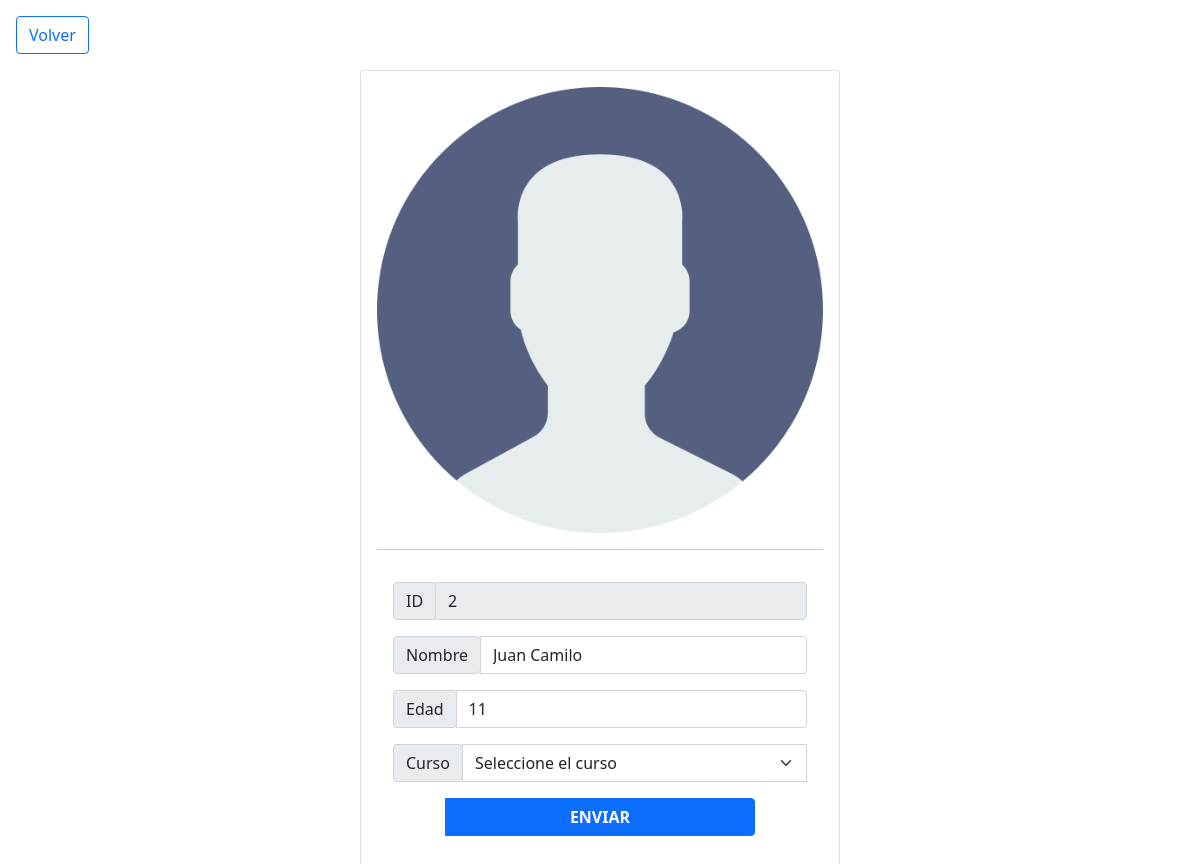
The app's page /editar.php?id=2&tipo=estudiante with its own data.
### tables this page shows
CREATE TABLE `estudiantes` (
  `ID` int(5) NOT NULL,
  `NombreEst` varchar(50) NOT NULL,
  `EdadEst` tinyint(2) NOT NULL,
  `CursoEst` tinyint(2) NOT NULL
);

### editar.php (the view, shortened to what this page needs)
<!DOCTYPE html>
<html lang="en">
<head>
    <?php
        include("templates/head.php");
    ?>
</head>
<body>
    <a href="edicion.php?k=<?php echo $_GET['tipo'] ?>" class="btn btn-outline-primary text-decoration-none m-3">Volver</a>
    <?php
        if($_GET['tipo']=="estudiante"){
    ?>
    <div class="card m-auto p-3" style="width: 30rem;">
        <img class="card-img-top" src="img/user.png" alt="Card image cap">
        <hr>
        <div class="card-body">
           <form action="php/actualizar.php?k=estudiante" method="POST" id="update_estudiante">
               <?php
                    include('php/conexion.php');
                    $id = $_GET['id'];
                    $query = "SELECT * FROM estudiantes WHERE ID = '$id'";
                    $result = mysqli_query($conexiondb, $query);
                    while ($row = mysqli_fetch_array($result)) {
                ?>
                <div class="input-group mb-3">
                    <div class="input-group-prepend">
                        <span class="input-group-text" id="basic-addon1">ID</span>
                    </div>
                    <input type="number" class="form-control" value="<?php echo $row['ID'] ?>"  readonly name="id">
                </div>
                <div class="input-group mb-3">
                    <div class="input-group-prepend">
                        <span class="input-group-text" id="basic-addon1">Nombre</span>
                    </div>
                    <input type="text" class="form-control" value="<?php echo $row['NombreEst'] ?>" name="nombre" id="nombreACT">
                </div>
                <div class="input-group mb-3">
                    <div class="input-group-prepend">
                        <span class="input-group-text" id="basic-addon1">Edad</span>
                    </div>
                    <input type="number" class="form-control" value="<?php echo $row['EdadEst'] ?>"  name="edad" id="edadACT">
                </div>
                <div class="input-group mb-3">
                    <div class="input-group-prepend">
                        <span class="input-group-text" id="basic-addon1">Curso</span>
                    </div>
                    <select class="form-select" aria-label="Default select example" name="curso" id="cursoACT">
                        <option value="<?php echo $row['CursoEst'] ?>" selected >Seleccione el curso</option>
                    </select>
                <button type="submit" class="btn btn-primary fw-bolder m-auto w-75 mt-3">ENVIAR</button>
                </div>
                <?php } ?>
           </form>
        </div>
    </div>
    <?php }else if($_GET['tipo']=="materia"){?>
    <div class="main m-3 p-3 shadow rounded">
        <div class="contenedor_registros">
            <h2>Editar Materias</h2>
            <?php
                include('php/conexion.php');
                $id = $_GET['id'];
                $query = "SELECT * FROM materias WHERE ID = '$id'";
                $result = mysqli_query($conexiondb, $query);
                while ($row = mysqli_fetch_array($result)) {
            ?>
            <form method="POST" id="update_materias" action="php/actualizar.php?k=materia&id=<?php echo $id ?>">
                <div class="input-group mb-3">
                    <div class="input-group-prepend">
                        <span class="input-group-text fw-bolder" id="basic-addon1">Materia:</span>
                    </div>
                    <input type="text" class="form-control" placeholder="Nombre de la materia" name="materia" id="materiaATC" value="<?php echo $row['NombreMateria']; ?>">
                </div>
                <button type="submit" class="btn btn-primary fw-bolder">ENVIAR</button>
            </form>
            <?php } ?>
        </div>
    </div>
    <?php } ?>
</body>
</html>

### records on screen
estudiantes: id "2", nombre "Juan Camilo", edad "11"
